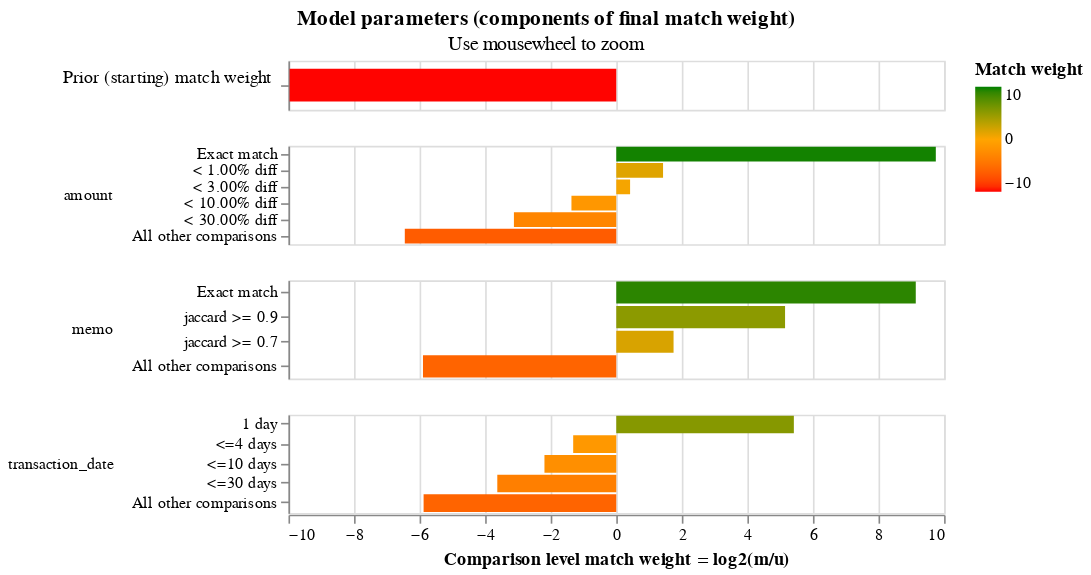

Notebook code for this chart:
### Code cell
linker.match_weights_chart()

### Figure 1 — Vega-Lite specification as saved in the notebook (floating-point values rounded to 4 significant figures)
{"$schema": "https://vega.github.io/schema/vega-lite/v5.2.json", "config": {"header": {"title": null}, "mark": {"tooltip": null}, "title": {"anchor": "middle"}, "view": {"height": 60, "width": 400}}, "data": {"values": [{"bayes_factor": 0.001001, "bayes_factor_description": "The probability that two random records drawn at random match is 0.001 or one in  1,000.0 records.This is equivalent to a starting match weight of -9.964.", "comparison_name": "probability_two_random_records_match", "comparison_sort_order": -1, "comparison_vector_value": 0, "has_tf_adjustments": false, "is_null_level": false, "label_for_charts": "", "log2_bayes_factor": -9.964, "m_probability": null, "m_probability_description": null, "max_comparison_vector_value": 0, "probability_two_random_records_match": 0.001, "sql_condition": null, "tf_adjustment_column": null, "tf_adjustment_weight": null, "u_probability": null, "u_probability_description": null}, {"bayes_factor": 860.1, "bayes_factor_description": "If comparison level is `exact match` then comparison is 860.07 times more likely to be a match", "comparison_name": "amount", "comparison_sort_order": 0, "comparison_vector_value": 5, "has_tf_adjustments": false, "is_null_level": false, "label_for_charts": "Exact match", "log2_bayes_factor": 9.748, "m_probability": 0.95, "m_probability_description": "Amongst matching record comparisons, 95.00% of records are in the exact match comparison level", "max_comparison_vector_value": 5, "probability_two_random_records_match": 0.001, "sql_condition": "\"amount_l\" = \"amount_r\"", "tf_adjustment_column": null, "tf_adjustment_weight": 1, "u_probability": 0.001105, "u_probability_description": "Amongst non-matching record comparisons, 0.11% of records are in the exact match comparison level"}, {"bayes_factor": 2.69, "bayes_factor_description": "If comparison level is `< 1.00% diff` then comparison is 2.69 times more likely to be a match", "comparison_name": "amount", "comparison_sort_order": 0, "comparison_vector_value": 4, "has_tf_adjustments": false, "is_null_level": false, "label_for_charts": "< 1.00% diff", "log2_bayes_factor": 1.427, "m_probability": 0.01, "m_probability_description": "Amongst matching record comparisons, 1.00% of records are in the < 1.00% diff comparison level", "max_comparison_vector_value": 5, "probability_two_random_records_match": 0.001, "sql_condition": "(abs(\"amount_l\" - \"amount_r\")/\n        (case\n            when \"amount_r\" > \"amount_l\"\n            then \"amount_r\"\n            else \"amount_l\"\n        end))\n        < 0.01", "tf_adjustment_column": null, "tf_adjustment_weight": 1, "u_probability": 0.003718, "u_probability_description": "Amongst non-matching record comparisons, 0.37% of records are in the < 1.00% diff comparison level"}, {"bayes_factor": 1.34, "bayes_factor_description": "If comparison level is `< 3.00% diff` then comparison is 1.34 times more likely to be a match", "comparison_name": "amount", "comparison_sort_order": 0, "comparison_vector_value": 3, "has_tf_adjustments": false, "is_null_level": false, "label_for_charts": "< 3.00% diff", "log2_bayes_factor": 0.4218, "m_probability": 0.01, "m_probability_description": "Amongst matching record comparisons, 1.00% of records are in the < 3.00% diff comparison level", "max_comparison_vector_value": 5, "probability_two_random_records_match": 0.001, "sql_condition": "(abs(\"amount_l\" - \"amount_r\")/\n        (case\n            when \"amount_r\" > \"amount_l\"\n            then \"amount_r\"\n            else \"amount_l\"\n        end))\n        < 0.03", "tf_adjustment_column": null, "tf_adjustment_weight": 1, "u_probability": 0.007465, "u_probability_description": "Amongst non-matching record comparisons, 0.75% of records are in the < 3.00% diff comparison level"}, {"bayes_factor": 0.3876, "bayes_factor_description": "If comparison level is `< 10.00% diff` then comparison is  2.58 times less likely to be a match", "comparison_name": "amount", "comparison_sort_order": 0, "comparison_vector_value": 2, "has_tf_adjustments": false, "is_null_level": false, "label_for_charts": "< 10.00% diff", "log2_bayes_factor": -1.367, "m_probability": 0.01, "m_probability_description": "Amongst matching record comparisons, 1.00% of records are in the < 10.00% diff comparison level", "max_comparison_vector_value": 5, "probability_two_random_records_match": 0.001, "sql_condition": "(abs(\"amount_l\" - \"amount_r\")/\n        (case\n            when \"amount_r\" > \"amount_l\"\n            then \"amount_r\"\n            else \"amount_l\"\n        end))\n        < 0.1", "tf_adjustment_column": null, "tf_adjustment_weight": 1, "u_probability": 0.0258, "u_probability_description": "Amongst non-matching record comparisons, 2.58% of records are in the < 10.00% diff comparison level"}, {"bayes_factor": 0.1149, "bayes_factor_description": "If comparison level is `< 30.00% diff` then comparison is  8.71 times less likely to be a match", "comparison_name": "amount", "comparison_sort_order": 0, "comparison_vector_value": 1, "has_tf_adjustments": false, "is_null_level": false, "label_for_charts": "< 30.00% diff", "log2_bayes_factor": -3.122, "m_probability": 0.01, "m_probability_description": "Amongst matching record comparisons, 1.00% of records are in the < 30.00% diff comparison level", "max_comparison_vector_value": 5, "probability_two_random_records_match": 0.001, "sql_condition": "(abs(\"amount_l\" - \"amount_r\")/\n        (case\n            when \"amount_r\" > \"amount_l\"\n            then \"amount_r\"\n            else \"amount_l\"\n        end))\n        < 0.3", "tf_adjustment_column": null, "tf_adjustment_weight": 1, "u_probability": 0.08707, "u_probability_description": "Amongst non-matching record comparisons, 8.71% of records are in the < 30.00% diff comparison level"}, {"bayes_factor": 0.01143, "bayes_factor_description": "If comparison level is `all other comparisons` then comparison is  87.48 times less likely to be a match", "comparison_name": "amount", "comparison_sort_order": 0, "comparison_vector_value": 0, "has_tf_adjustments": false, "is_null_level": false, "label_for_charts": "All other comparisons", "log2_bayes_factor": -6.451, "m_probability": 0.01, "m_probability_description": "Amongst matching record comparisons, 1.00% of records are in the all other comparisons comparison level", "max_comparison_vector_value": 5, "probability_two_random_records_match": 0.001, "sql_condition": "ELSE", "tf_adjustment_column": null, "tf_adjustment_weight": 1, "u_probability": 0.8748, "u_probability_description": "Amongst non-matching record comparisons, 87.48% of records are in the all other comparisons comparison level"}, {"bayes_factor": 562.9, "bayes_factor_description": "If comparison level is `exact match` then comparison is 562.91 times more likely to be a match", "comparison_name": "memo", "comparison_sort_order": 1, "comparison_vector_value": 3, "has_tf_adjustments": false, "is_null_level": false, "label_for_charts": "Exact match", "log2_bayes_factor": 9.137, "m_probability": 0.95, "m_probability_description": "Amongst matching record comparisons, 95.00% of records are in the exact match comparison level", "max_comparison_vector_value": 3, "probability_two_random_records_match": 0.001, "sql_condition": "\"memo_l\" = \"memo_r\"", "tf_adjustment_column": null, "tf_adjustment_weight": 1, "u_probability": 0.001688, "u_probability_description": "Amongst non-matching record comparisons, 0.17% of records are in the exact match comparison level"}, {"bayes_factor": 35.49, "bayes_factor_description": "If comparison level is `jaccard >= 0.9` then comparison is 35.49 times more likely to be a match", "comparison_name": "memo", "comparison_sort_order": 1, "comparison_vector_value": 2, "has_tf_adjustments": false, "is_null_level": false, "label_for_charts": "jaccard >= 0.9", "log2_bayes_factor": 5.149, "m_probability": 0.01667, "m_probability_description": "Amongst matching record comparisons, 1.67% of records are in the jaccard >= 0.9 comparison level", "max_comparison_vector_value": 3, "probability_two_random_records_match": 0.001, "sql_condition": "jaccard(\"memo_l\", \"memo_r\") >= 0.9", "tf_adjustment_column": null, "tf_adjustment_weight": 1, "u_probability": 0.0004696, "u_probability_description": "Amongst non-matching record comparisons, 0.05% of records are in the jaccard >= 0.9 comparison level"}, {"bayes_factor": 3.359, "bayes_factor_description": "If comparison level is `jaccard >= 0.7` then comparison is 3.36 times more likely to be a match", "comparison_name": "memo", "comparison_sort_order": 1, "comparison_vector_value": 1, "has_tf_adjustments": false, "is_null_level": false, "label_for_charts": "jaccard >= 0.7", "log2_bayes_factor": 1.748, "m_probability": 0.01667, "m_probability_description": "Amongst matching record comparisons, 1.67% of records are in the jaccard >= 0.7 comparison level", "max_comparison_vector_value": 3, "probability_two_random_records_match": 0.001, "sql_condition": "jaccard(\"memo_l\", \"memo_r\") >= 0.7", "tf_adjustment_column": null, "tf_adjustment_weight": 1, "u_probability": 0.004962, "u_probability_description": "Amongst non-matching record comparisons, 0.50% of records are in the jaccard >= 0.7 comparison level"}, {"bayes_factor": 0.01679, "bayes_factor_description": "If comparison level is `all other comparisons` then comparison is  59.57 times less likely to be a match", "comparison_name": "memo", "comparison_sort_order": 1, "comparison_vector_value": 0, "has_tf_adjustments": false, "is_null_level": false, "label_for_charts": "All other comparisons", "log2_bayes_factor": -5.897, "m_probability": 0.01667, "m_probability_description": "Amongst matching record comparisons, 1.67% of records are in the all other comparisons comparison level", "max_comparison_vector_value": 3, "probability_two_random_records_match": 0.001, "sql_condition": "ELSE", "tf_adjustment_column": null, "tf_adjustment_weight": 1, "u_probability": 0.9929, "u_probability_description": "Amongst non-matching record comparisons, 99.29% of records are in the all other comparisons comparison level"}, {"bayes_factor": 42.74, "bayes_factor_description": "If comparison level is `1 day` then comparison is 42.74 times more likely to be a match", "comparison_name": "transaction_date", "comparison_sort_order": 2, "comparison_vector_value": 4, "has_tf_adjustments": false, "is_null_level": false, "label_for_charts": "1 day", "log2_bayes_factor": 5.418, "m_probability": 0.95, "m_probability_description": "Amongst matching record comparisons, 95.00% of records are in the 1 day comparison level", "max_comparison_vector_value": 4, "probability_two_random_records_match": 0.001, "sql_condition": "transaction_date_r - transaction_date_l <= 1 and transaction_date_r >= transaction_date_l", "tf_adjustment_column": null, "tf_adjustment_weight": 1, "u_probability": 0.02223, "u_probability_description": "Amongst non-matching record comparisons, 2.22% of records are in the 1 day comparison level"}, {"bayes_factor": 0.4022, "bayes_factor_description": "If comparison level is `<=4 days` then comparison is  2.49 times less likely to be a match", "comparison_name": "transaction_date", "comparison_sort_order": 2, "comparison_vector_value": 3, "has_tf_adjustments": false, "is_null_level": false, "label_for_charts": "<=4 days", "log2_bayes_factor": -1.314, "m_probability": 0.0125, "m_probability_description": "Amongst matching record comparisons, 1.25% of records are in the <=4 days comparison level", "max_comparison_vector_value": 4, "probability_two_random_records_match": 0.001, "sql_condition": "transaction_date_r - transaction_date_l <= 4 and transaction_date_r >= transaction_date_l", "tf_adjustment_column": null, "tf_adjustment_weight": 1, "u_probability": 0.03108, "u_probability_description": "Amongst non-matching record comparisons, 3.11% of records are in the <=4 days comparison level"}, {"bayes_factor": 0.219, "bayes_factor_description": "If comparison level is `<=10 days` then comparison is  4.57 times less likely to be a match", "comparison_name": "transaction_date", "comparison_sort_order": 2, "comparison_vector_value": 2, "has_tf_adjustments": false, "is_null_level": false, "label_for_charts": "<=10 days", "log2_bayes_factor": -2.191, "m_probability": 0.0125, "m_probability_description": "Amongst matching record comparisons, 1.25% of records are in the <=10 days comparison level", "max_comparison_vector_value": 4, "probability_two_random_records_match": 0.001, "sql_condition": "transaction_date_r - transaction_date_l <= 10 and transaction_date_r >= transaction_date_l", "tf_adjustment_column": null, "tf_adjustment_weight": 1, "u_probability": 0.05707, "u_probability_description": "Amongst non-matching record comparisons, 5.71% of records are in the <=10 days comparison level"}, {"bayes_factor": 0.08082, "bayes_factor_description": "If comparison level is `<=30 days` then comparison is  12.37 times less likely to be a match", "comparison_name": "transaction_date", "comparison_sort_order": 2, "comparison_vector_value": 1, "has_tf_adjustments": false, "is_null_level": false, "label_for_charts": "<=30 days", "log2_bayes_factor": -3.629, "m_probability": 0.0125, "m_probability_description": "Amongst matching record comparisons, 1.25% of records are in the <=30 days comparison level", "max_comparison_vector_value": 4, "probability_two_random_records_match": 0.001, "sql_condition": "transaction_date_r - transaction_date_l <= 30 and transaction_date_r >= transaction_date_l", "tf_adjustment_column": null, "tf_adjustment_weight": 1, "u_probability": 0.1547, "u_probability_description": "Amongst non-matching record comparisons, 15.47% of records are in the <=30 days comparison level"}, {"bayes_factor": 0.01701, "bayes_factor_description": "If comparison level is `all other comparisons` then comparison is  58.80 times less likely to be a match", "comparison_name": "transaction_date", "comparison_sort_order": 2, "comparison_vector_value": 0, "has_tf_adjustments": false, "is_null_level": false, "label_for_charts": "All other comparisons", "log2_bayes_factor": -5.878, "m_probability": 0.0125, "m_probability_description": "Amongst matching record comparisons, 1.25% of records are in the all other comparisons comparison level", "max_comparison_vector_value": 4, "probability_two_random_records_match": 0.001, "sql_condition": "ELSE", "tf_adjustment_column": null, "tf_adjustment_weight": 1, "u_probability": 0.735, "u_probability_description": "Amongst non-matching record comparisons, 73.50% of records are in the all other comparisons comparison level"}]}, "resolve": {"axis": {"y": "independent"}, "scale": {"y": "independent"}}, "selection": {"zoom_selector": {"bind": "scales", "encodings": ["x"], "type": "interval"}}, "title": {"subtitle": "Use mousewheel to zoom", "text": "Model parameters (components of final match weight)"}, "vconcat": [{"encoding": {"color": {"field": "log2_bayes_factor", "scale": {"domain": [-10, 0, 10], "range": ["red", "orange", "green"]}, "title": "Match weight", "type": "quantitative"}, "tooltip": [{"field": "comparison_name", "title": "Comparison name", "type": "nominal"}, {"field": "probability_two_random_records_match", "format": ".4f", "title": "Probability two random records match", "type": "nominal"}, {"field": "log2_bayes_factor", "format": ",.4f", "title": "Equivalent match weight", "type": "quantitative"}, {"field": "bayes_factor_description", "title": "Match weight description", "type": "nominal"}], "x": {"axis": {"domain": false, "labels": false, "ticks": false, "title": ""}, "field": "log2_bayes_factor", "scale": {"domain": [-10, 10]}, "type": "quantitative"}, "y": {"axis": {"title": "Prior (starting) match weight", "titleAlign": "right", "titleAngle": 0, "titleFontWeight": "normal"}, "field": "label_for_charts", "sort": {"field": "comparison_vector_value", "order": "descending"}, "type": "nominal"}}, "height": 30, "mark": {"clip": true, "height": 20, "type": "bar"}, "selection": {"zoom_selector": {"bind": "scales", "encodings": ["x"], "type": "interval"}}, "transform": [{"filter": "(datum.comparison_name == 'probability_two_random_records_match')"}]}, {"encoding": {"color": {"field": "log2_bayes_factor", "scale": {"domain": [-10, 0, 10], "range": ["red", "orange", "green"]}, "title": "Match weight", "type": "quantitative"}, "row": {"field": "comparison_name", "header": {"labelAlign": "left", "labelAnchor": "middle", "labelAngle": 0}, "sort": {"field": "comparison_sort_order"}, "type": "nominal"}, "tooltip": [{"field": "comparison_name", "title": "Comparison name", "type": "nominal"}, {"field": "label_for_charts", "title": "Label", "type": "ordinal"}, {"field": "sql_condition", "title": "SQL condition", "type": "nominal"}, {"field": "m_probability", "format": ".4f", "title": "M probability", "type": "quantitative"}, {"field": "u_probability", "format": ".4f", "title": "U probability", "type": "quantitative"}, {"field": "bayes_factor", "format": ",.4f", "title": "Bayes factor = m/u", "type": "quantitative"}, {"field": "log2_bayes_factor", "format": ",.4f", "title": "Match weight = log2(m/u)", "type": "quantitative"}, {"field": "bayes_factor_description", "title": "Match weight description", "type": "nominal"}], "x": {"axis": {"title": "Comparison level match weight = log2(m/u)"}, "field": "log2_bayes_factor", "scale": {"domain": [-10, 10]}, "type": "quantitative"}, "y": {"axis": {"title": null}, "field": "label_for_charts", "sort": {"field": "comparison_vector_value", "order": "descending"}, "type": "nominal"}}, "mark": {"clip": true, "type": "bar"}, "resolve": {"axis": {"y": "independent"}, "scale": {"y": "independent"}}, "selection": {"zoom_selector": {"bind": "scales", "encodings": ["x"], "type": "interval"}}, "transform": [{"filter": "(datum.comparison_name != 'probability_two_random_records_match')"}]}]}
